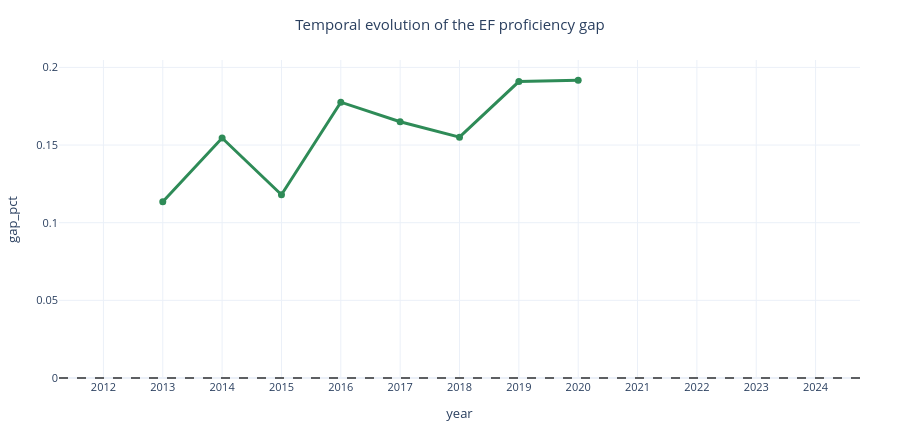

The notebook cell this image was saved under:
### Markdown cell above
## 4. Temporal evolution

The temporal evolution of the average `gap_pct` provides a high-level view of the stability of English proficiency disparities across Europe over time.

Rather than focusing on individual country trajectories, this aggregate perspective helps identify whether the overall European pattern tends toward convergence, persistence, or increasing divergence between learning exposure and observed proficiency outcomes.

### Code cell
# Yearly aggregation
yearly = (
    df.groupby('year', as_index=False)['gap_pct']
    .mean()
)

fig = px.line(
    yearly,
    x='year',
    y='gap_pct',
    markers=True,
    title='Temporal evolution of the EF proficiency gap'
)

# Semantic color
fig.update_traces(
    line=dict(color='#2E8B57', width=3),
    marker=dict(size=7, color='#2E8B57')
)

# Neutral reference line
fig.add_hline(
    y=0,
    line_dash='dash',
    line_color='black',
    opacity=0.6
)

apply_standard_layout(fig, height=430)

fig.update_xaxes(dtick=1)

fig.show()

### Figure 1 — Plotly figure (JSON) as saved in the notebook; plotly's stock layout.template omitted (floating-point values rounded to 4 significant figures)
{"data": [{"hovertemplate": "year=%{x}<br>gap_pct=%{y}<extra></extra>", "legendgroup": "", "line": {"color": "#2E8B57", "dash": "solid", "width": 3}, "marker": {"color": "#2E8B57", "size": 7, "symbol": "circle"}, "mode": "lines+markers", "name": "", "orientation": "v", "showlegend": false, "type": "scatter", "x": [2012, 2013, 2014, 2015, 2016, 2017, 2018, 2019, 2020, 2021, 2022, 2023, 2024], "xaxis": "x", "y": [NaN, 0.1135, 0.1545, 0.118, 0.1776, 0.165, 0.1551, 0.1909, 0.1917, NaN, NaN, NaN, NaN], "yaxis": "y"}], "layout": {"font": {"size": 11}, "height": 430, "legend": {"tracegroupgap": 0}, "margin": {"b": 40, "l": 40, "r": 40, "t": 60}, "shapes": [{"line": {"color": "black", "dash": "dash"}, "opacity": 0.6, "type": "line", "x0": 0, "x1": 1, "xref": "x domain", "y0": 0, "y1": 0, "yref": "y"}], "title": {"text": "Temporal evolution of the EF proficiency gap", "x": 0.5}, "xaxis": {"anchor": "y", "domain": [0, 1], "dtick": 1, "title": {"text": "year"}}, "yaxis": {"anchor": "x", "domain": [0, 1], "title": {"text": "gap_pct"}}}}
